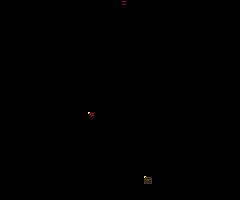

Below is a game level as drawn by its tile map, then a one-line description and the .tmx file that defines it, in full:
An orthogonal 30x25 tile map with 8x8 px tiles, 3 tile layers (Geometry layer, Enemy spawns, Background).

<map version="1.10" tiledversion="1.11.0" orientation="orthogonal" renderorder="right-down" width="30" height="25" tilewidth="8" tileheight="8" infinite="0" nextlayerid="5" nextobjectid="1">
 <tileset firstgid="1" source="Project/RoomShaper.tsx" />
 <layer id="1" name="Geometry layer" width="30" height="25">
  <data encoding="csv">
1,1,1,1,1,1,1,1,1,1,1,1,1,1,1,7,1,1,1,1,1,1,1,1,1,1,1,1,1,1,
1,1,1,1,1,1,1,1,1,1,1,1,1,1,1,2,1,1,1,1,1,1,1,1,1,1,1,1,1,1,
1,1,1,1,1,1,1,1,1,1,1,1,1,1,1,2,1,1,1,1,1,1,1,1,1,1,1,1,1,1,
1,1,1,1,1,1,1,1,1,1,1,1,1,1,1,2,1,1,1,1,1,1,1,1,1,1,1,1,1,1,
1,1,1,1,1,1,1,1,1,1,1,1,1,1,1,2,1,1,1,1,1,1,1,1,1,1,1,1,1,1,
1,1,1,1,1,1,1,1,1,1,1,1,1,1,1,2,1,1,1,1,1,1,1,1,1,1,1,1,1,1,
0,1,1,1,1,1,1,1,1,1,1,1,1,1,0,2,0,0,0,0,0,0,0,1,1,1,1,1,1,0,
0,0,1,1,0,0,0,0,0,0,1,1,1,1,0,2,0,0,0,0,0,0,0,0,1,1,0,0,0,0,
0,0,0,0,0,3,1,1,0,0,0,1,1,0,0,2,0,0,0,0,0,0,0,0,0,0,0,0,0,0,
0,0,0,0,3,1,1,1,0,0,0,0,0,0,0,2,0,0,0,0,0,0,0,3,1,4,0,0,0,0,
1,1,1,1,1,1,1,1,1,1,1,1,1,1,1,2,1,0,0,1,1,2,1,1,1,1,1,1,1,1,
1,1,1,1,1,1,1,1,1,0,0,0,0,0,1,2,1,0,0,0,0,2,1,1,1,1,1,1,1,1,
0,0,0,0,0,0,1,1,1,0,0,0,0,0,0,0,0,0,0,0,0,2,1,1,1,0,0,0,0,0,
0,0,0,0,0,0,1,1,1,0,0,0,0,0,0,0,0,0,0,0,0,2,1,1,1,0,0,0,0,0,
0,0,0,0,0,0,1,1,1,0,0,0,0,0,0,0,0,0,0,0,0,2,1,1,1,0,0,0,0,0,
0,0,0,0,0,0,1,1,1,1,1,1,1,1,1,2,1,1,1,1,1,1,1,1,1,0,0,0,0,0,
0,0,0,0,0,0,0,0,0,0,0,0,0,0,0,2,0,0,0,0,0,0,0,0,0,0,0,0,0,0,
0,0,0,0,0,0,0,0,0,0,0,0,0,0,0,2,0,0,0,0,0,0,0,0,0,0,0,0,0,0,
0,0,0,0,0,0,0,0,0,0,0,0,0,0,0,2,0,0,0,0,0,0,0,0,0,0,0,0,0,0,
0,0,0,0,0,0,0,0,0,0,0,0,0,0,0,2,0,0,0,0,0,0,0,0,0,0,0,0,0,0,
0,0,0,0,0,0,0,0,0,0,3,1,1,1,1,2,1,1,1,1,1,1,1,0,0,0,0,0,0,0,
1,1,4,0,0,0,0,0,0,3,1,1,0,0,0,2,0,0,0,1,1,1,1,0,0,0,0,0,3,1,
1,1,1,4,0,0,0,0,3,1,1,1,0,0,0,2,0,0,25,1,1,1,1,0,0,0,0,3,1,1,
1,1,1,1,1,1,1,1,1,1,1,1,1,1,1,1,1,1,1,1,1,1,1,1,1,1,1,1,1,1,
1,1,1,1,1,1,1,1,1,1,1,1,1,1,1,1,1,1,1,1,1,1,1,1,1,1,1,1,1,1
</data>
 </layer>
 <layer id="4" name="Enemy spawns" width="30" height="25">
  <data encoding="csv">
0,0,0,0,0,0,0,0,0,0,0,0,0,0,0,0,0,0,0,0,0,0,0,0,0,0,0,0,0,0,
0,0,0,0,0,0,0,0,0,0,0,0,0,0,0,0,0,0,0,0,0,0,0,0,0,0,0,0,0,0,
0,0,0,0,0,0,0,0,0,0,0,0,0,0,0,0,0,0,0,0,0,0,0,0,0,0,0,0,0,0,
0,0,0,0,0,0,0,0,0,0,0,0,0,0,0,0,0,0,0,0,0,0,0,0,0,0,0,0,0,0,
0,0,0,0,0,0,0,0,0,0,0,0,0,0,0,0,0,0,0,0,0,0,0,0,0,0,0,0,0,0,
0,0,0,0,0,0,0,0,0,0,0,0,0,0,0,0,0,0,0,0,0,0,0,0,0,0,0,0,0,0,
0,0,0,0,0,0,0,0,0,0,0,0,0,0,0,0,0,0,0,0,0,0,0,0,0,0,0,0,0,0,
0,0,0,0,0,0,0,0,0,0,0,0,0,0,0,0,0,0,0,0,0,0,0,0,0,0,0,0,0,0,
0,0,0,0,0,0,0,0,0,0,0,0,0,0,0,0,0,0,0,0,0,0,0,0,0,0,0,0,0,0,
0,0,0,0,0,0,0,0,0,0,0,0,0,0,0,0,0,0,0,0,0,0,0,0,0,0,0,0,0,0,
0,0,0,0,0,0,0,0,0,0,0,0,0,0,0,0,0,0,0,0,0,0,0,0,0,0,0,0,0,0,
0,0,0,0,0,0,0,0,0,0,0,0,0,0,0,0,0,0,0,0,0,0,0,0,0,0,0,0,0,0,
0,0,0,0,0,0,0,0,0,0,0,0,0,0,0,0,0,0,0,0,0,0,0,0,0,0,0,0,0,0,
0,0,0,0,0,0,0,0,0,0,0,0,0,0,0,0,0,0,0,0,0,0,0,0,0,0,0,0,0,0,
0,0,0,0,0,0,0,0,0,0,0,26,0,0,0,0,0,0,0,0,0,0,0,0,0,0,0,0,0,0,
0,0,0,0,0,0,0,0,0,0,0,0,0,0,0,0,0,0,0,0,0,0,0,0,0,0,0,0,0,0,
0,0,0,0,0,0,0,0,0,0,0,0,0,0,0,0,0,0,0,0,0,0,0,0,0,0,0,0,0,0,
0,0,0,0,0,0,0,0,0,0,0,0,0,0,0,0,0,0,0,0,0,0,0,0,0,0,0,0,0,0,
0,0,0,0,0,0,0,0,0,0,0,0,0,0,0,0,0,0,0,0,0,0,0,0,0,0,0,0,0,0,
0,0,0,0,0,0,0,0,0,0,0,0,0,0,0,0,0,0,0,0,0,0,0,0,0,0,0,0,0,0,
0,0,0,0,0,0,0,0,0,0,0,0,0,0,0,0,0,0,0,0,0,0,0,0,0,0,0,0,0,0,
0,0,0,0,0,0,0,0,0,0,0,0,0,0,0,0,0,0,0,0,0,0,0,0,0,0,0,0,0,0,
0,0,0,0,0,0,0,0,0,0,0,0,0,0,0,0,0,0,0,0,0,0,0,0,0,0,0,0,0,0,
0,0,0,0,0,0,0,0,0,0,0,0,0,0,0,0,0,0,0,0,0,0,0,0,0,0,0,0,0,0,
0,0,0,0,0,0,0,0,0,0,0,0,0,0,0,0,0,0,0,0,0,0,0,0,0,0,0,0,0,0
</data>
 </layer>
 <layer id="3" name="Background" width="30" height="25">
  <data encoding="csv">
0,0,0,0,0,0,0,0,0,0,0,0,0,0,0,0,0,0,0,0,0,0,0,0,0,0,0,0,0,0,
0,0,0,0,0,0,0,0,0,0,0,0,0,0,0,0,0,0,0,0,0,0,0,0,0,0,0,0,0,0,
0,0,0,0,0,0,0,0,0,0,0,0,0,0,0,0,0,0,0,0,0,0,0,0,0,0,0,0,0,0,
0,0,0,0,0,0,0,0,0,0,0,0,0,0,0,0,0,0,0,0,0,0,0,0,0,0,0,0,0,0,
0,0,0,0,0,0,0,0,0,0,0,0,0,0,0,0,0,0,0,0,0,0,0,0,0,0,0,0,0,0,
0,0,0,0,0,0,0,0,0,0,0,0,0,0,0,0,0,0,0,0,0,0,0,0,0,0,0,0,0,0,
0,0,0,0,0,0,0,0,0,0,0,0,0,0,0,0,0,0,0,0,0,0,0,0,0,0,0,0,0,0,
0,0,0,0,0,0,0,0,0,0,0,0,0,0,0,0,0,0,0,0,0,0,0,0,0,0,0,0,0,0,
0,0,0,0,0,0,0,0,0,0,0,0,0,0,0,0,0,0,0,0,0,0,0,0,0,0,0,0,0,0,
0,0,0,0,0,0,0,0,0,0,0,0,0,0,0,0,0,0,0,0,0,0,0,0,0,0,0,0,0,0,
0,0,0,0,0,0,0,0,0,0,0,0,0,0,0,0,0,0,0,0,0,0,0,0,0,0,0,0,0,0,
0,0,0,0,0,0,0,0,0,0,0,0,0,0,0,0,0,0,0,0,0,0,0,0,0,0,0,0,0,0,
0,0,0,0,0,0,0,0,0,0,0,0,0,0,0,0,0,0,0,0,0,0,0,0,0,0,0,0,0,0,
0,0,0,0,0,0,0,0,0,0,0,0,0,0,0,0,0,0,0,0,0,0,0,0,0,0,0,0,0,0,
0,0,0,0,0,0,0,0,0,0,0,0,0,0,0,0,0,0,0,0,0,0,0,0,0,0,0,0,0,0,
0,0,0,0,0,0,0,0,0,0,0,0,0,0,0,0,0,0,0,0,0,0,0,0,0,0,0,0,0,0,
0,0,0,0,0,0,0,0,0,0,0,0,0,0,0,0,0,0,0,0,0,0,0,0,0,0,0,0,0,0,
0,0,0,0,0,0,0,0,0,0,0,0,0,0,0,0,0,0,0,0,0,0,0,0,0,0,0,0,0,0,
0,0,0,0,0,0,0,0,0,0,0,0,0,0,0,0,0,0,0,0,0,0,0,0,0,0,0,0,0,0,
0,0,0,0,0,0,0,0,0,0,0,0,0,0,0,0,0,0,0,0,0,0,0,0,0,0,0,0,0,0,
0,0,0,0,0,0,0,0,0,0,0,0,0,0,0,0,0,0,0,0,0,0,0,0,0,0,0,0,0,0,
0,0,0,0,0,0,0,0,0,0,0,0,0,0,0,0,0,0,0,0,0,0,0,0,0,0,0,0,0,0,
0,0,0,0,0,0,0,0,0,0,0,0,0,0,0,0,0,0,0,0,0,0,0,0,0,0,0,0,0,0,
0,0,0,0,0,0,0,0,0,0,0,0,0,0,0,0,0,0,0,0,0,0,0,0,0,0,0,0,0,0,
0,0,0,0,0,0,0,0,0,0,0,0,0,0,0,0,0,0,0,0,0,0,0,0,0,0,0,0,0,0
</data>
 </layer>
</map>
